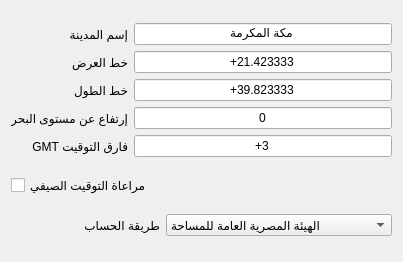
          <widget class="QWidget" name="page_2">
           <property name="geometry">
            <rect>
             <x>-305</x>
             <y>0</y>
             <width>403</width>
             <height>262</height>
            </rect>
           </property>
           <attribute name="label">
            <string>دول العالم الأخرى</string>
           </attribute>
           <layout class="QVBoxLayout" name="verticalLayout_13">
            <item>
             <layout class="QGridLayout" name="gridLayout_3">
              <item row="0" column="1">
               <widget class="QLineEdit" name="lineEdit_name_madina_monde">
                <property name="text">
                 <string>مكة المكرمة</string>
                </property>
                <property name="alignment">
                 <set>Qt::AlignCenter</set>
                </property>
               </widget>
              </item>
              <item row="0" column="0">
               <widget class="QLabel" name="label_21">
                <property name="text">
                 <string>إسم المدينة</string>
                </property>
               </widget>
              </item>
              <item row="1" column="1">
               <widget class="QLineEdit" name="lineEdit_degreeLat_monde">
                <property name="layoutDirection">
                 <enum>Qt::LeftToRight</enum>
                </property>
                <property name="text">
                 <string>+21.423333</string>
                </property>
                <property name="alignment">
                 <set>Qt::AlignCenter</set>
                </property>
               </widget>
              </item>
              <item row="1" column="0">
               <widget class="QLabel" name="label_24">
                <property name="text">
                 <string>خط العرض</string>
                </property>
               </widget>
              </item>
              <item row="2" column="1">
               <widget class="QLineEdit" name="lineEdit_degreeLong_monde">
                <property name="layoutDirection">
                 <enum>Qt::LeftToRight</enum>
                </property>
                <property name="text">
                 <string>+39.823333</string>
                </property>
                <property name="alignment">
                 <set>Qt::AlignCenter</set>
                </property>
               </widget>
              </item>
              <item row="2" column="0">
               <widget class="QLabel" name="label_25">
                <property name="text">
                 <string>خط الطول</string>
                </property>
               </widget>
              </item>
              <item row="3" column="1">
               <widget class="QLineEdit" name="lineEdit_seaLevel_monde">
                <property name="layoutDirection">
                 <enum>Qt::LeftToRight</enum>
                </property>
                <property name="text">
                 <string>0</string>
                </property>
                <property name="alignment">
                 <set>Qt::AlignCenter</set>
                </property>
               </widget>
              </item>
              <item row="3" column="0">
               <widget class="QLabel" name="label_22">
                <property name="text">
                 <string>إرتفاع عن مستوى البحر</string>
                </property>
               </widget>
              </item>
              <item row="4" column="1">
               <widget class="QLineEdit" name="lineEdit_gmtDiff_monde">
                <property name="layoutDirection">
                 <enum>Qt::LeftToRight</enum>
                </property>
                <property name="text">
                 <string>+3</string>
                </property>
                <property name="alignment">
                 <set>Qt::AlignCenter</set>
                </property>
               </widget>
              </item>
              <item row="4" column="0">
               <widget class="QLabel" name="label_23">
                <property name="layoutDirection">
                 <enum>Qt::RightToLeft</enum>
                </property>
                <property name="text">
                 <string>فارق التوقيت GMT</string>
                </property>
               </widget>
              </item>
             </layout>
            </item>
            <item>
             <widget class="QCheckBox" name="checkBox_Heure_ete">
              <property name="text">
               <string>مراعاة التوقيت الصيفي</string>
              </property>
             </widget>
            </item>
            <item>
             <layout class="QHBoxLayout" name="horizontalLayout_5">
              <item>
               <widget class="QLabel" name="label_26">
                <property name="text">
                 <string>طريقة الحساب</string>
                </property>
               </widget>
              </item>
              <item>
               <widget class="QComboBox" name="comboBox_Method_monde">
                <item>
                 <property name="text">
                  <string>الهيئة المصرية العامة للمساحة</string>
                 </property>
                </item>
                <item>
                 <property name="text">
                  <string>جامعة العلوم الإسلامية بكراشي، شافعي</string>
                 </property>
                </item>
                <item>
                 <property name="text">
                  <string>جامعة العلوم الإسلامية بكراشي، حنبلي</string>
                 </property>
                </item>
                <item>
                 <property name="text">
                  <string>الإتحاد الإسلامي بأمريكا الشمالية</string>
                 </property>
                </item>
                <item>
                 <property name="text">
                  <string>رابطة العالم الإسلامي</string>
                 </property>
                </item>
                <item>
                 <property name="text">
                  <string>تقويم أم القرى، السعودية</string>
                 </property>
                </item>
                <item>
                 <property name="text">
                  <string>عشاء دائما في 90 درجات</string>
                 </property>
                </item>
                <item>
                 <property name="text">
                  <string>الهيئة المصرية العامة للمساحة، مصر</string>
                 </property>
                </item>
               </widget>
              </item>
             </layout>
            </item>
           </layout>
          </widget>
